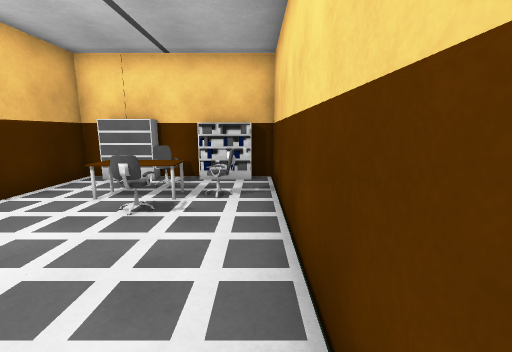
[1] (above)

14 first-person views from a walk through a 3-D level made in the Unity game engine. The camera is 1.5 m above the floor, tilts 10° down and sees 90° across. The floor is counted in squares, 1 m on a side. Each view is taken from the middle of a square. On the plan, view 1 faces up. The plan holds only what a view shows up to about 13 squares ahead; the rest is blank. The player is left out.

[2]
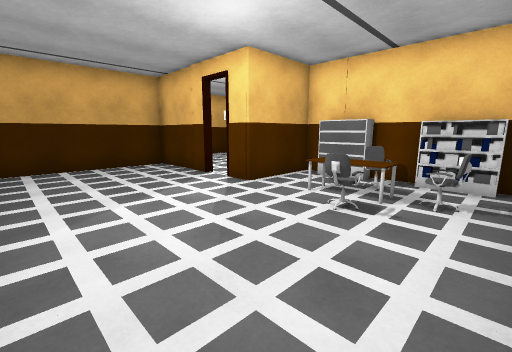

[3]
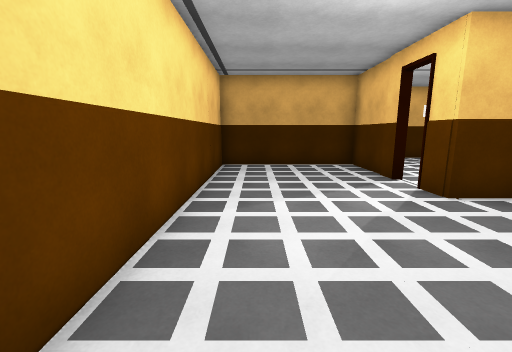

[4]
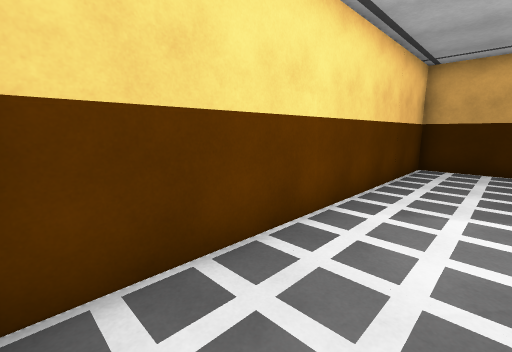

[5]
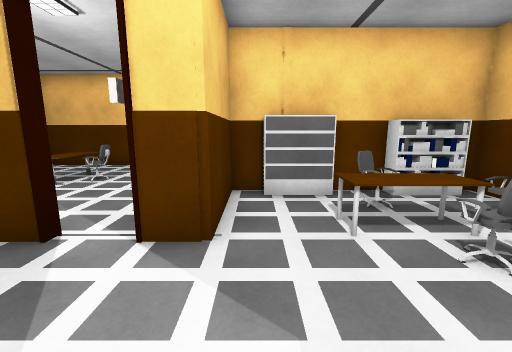

[6]
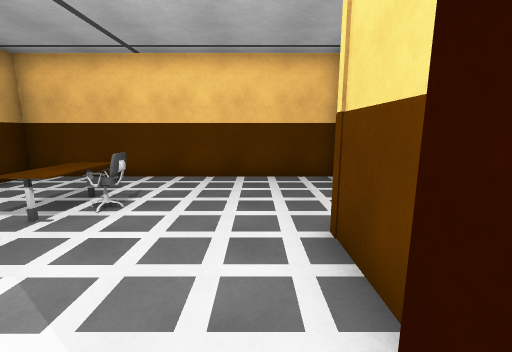

[7]
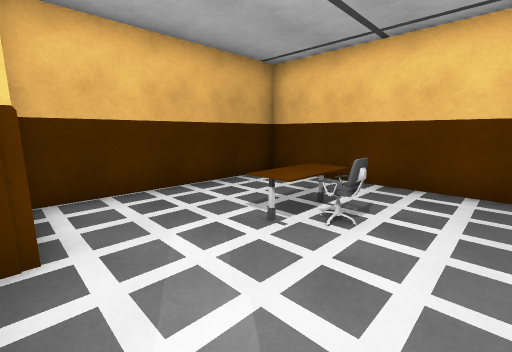

[8]
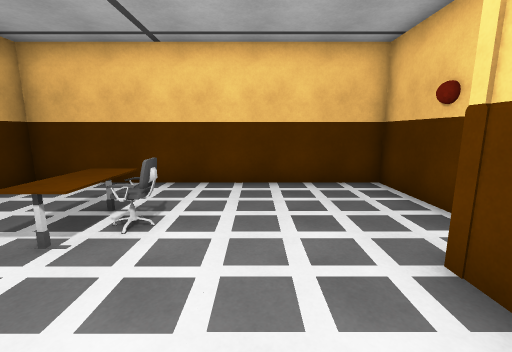

[9]
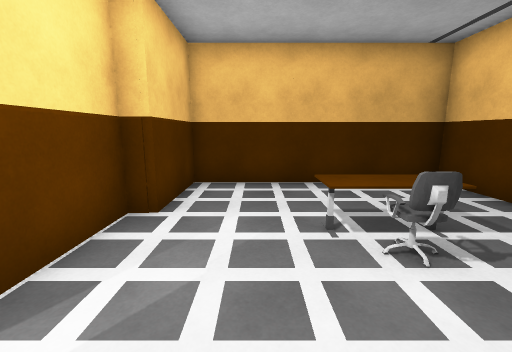

[10]
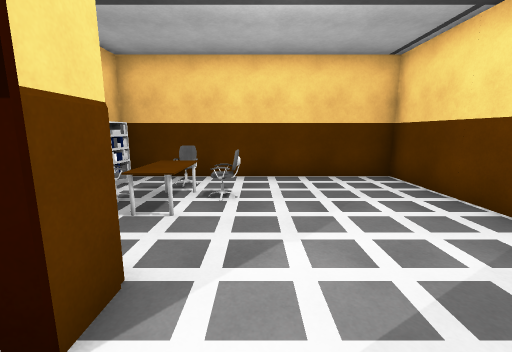

[11]
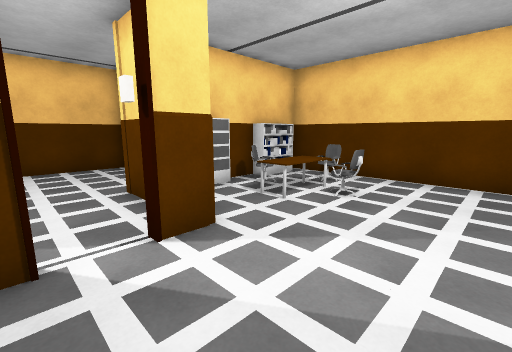

[12]
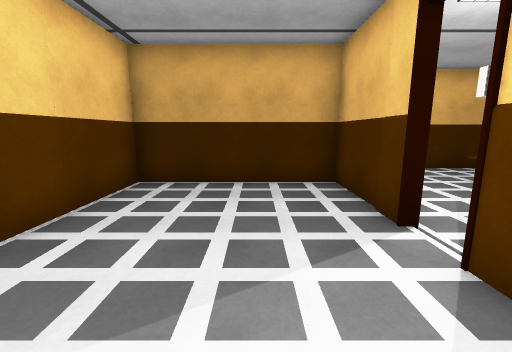

[13]
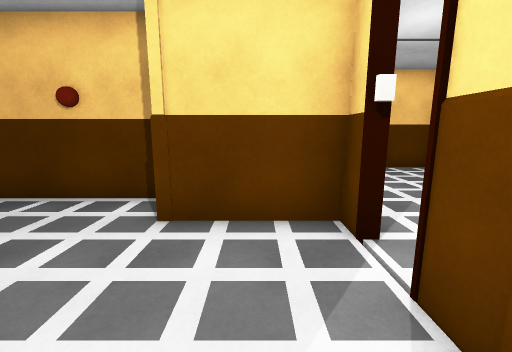

[14]
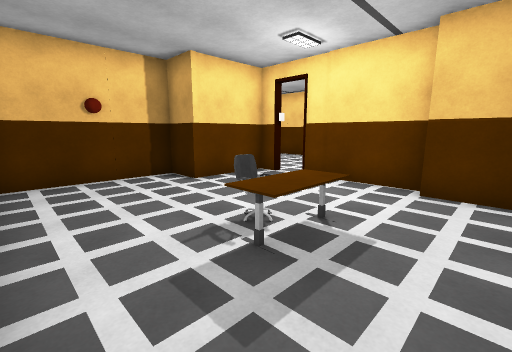

### Floor plan
Points are (right, up) in squares from view 1. A wall is a line through its corners. A room is listed if a view was taken in it or the views show most of it. See-through windows are left out.
Room 1 (views 1, 2, 3, 4, 5, 6, 10, 11, 12)
walls: (-6.8, 5.6) (-5.9, 5.6) (-5.9, 6.6); (-7.7, 5.3) (-11.6, 5.3); (-4.7, 8.4) (-5.6, 8.4) (-5.6, 5.3) (-6.7, 5.3); (-11.6, 6.2) (-11.6, -0.5) (0.6, -0.5) (0.6, 8.4) (-3.2, 8.4)
ways out: opening at (-7, 6) to room 2
objects: shelf (-5, 8) to (-3, 8); other object (-4, 6) to (-2, 6); chair (-3, 7) to (-2, 7); chair (-2, 4) to (-2, 5); shelf (-2, 8) to (0, 8); chair (-1, 6)
Room 2 (views 7, 8, 9, 13, 14)
walls: (-11.6, 5.6) (-7.9, 5.6); (-5.9, 6.6) (-5.9, 8.7) (-4.4, 8.7) (-4.4, 13.4) (-14.5, 13.4) (-14.5, 6.2) (-11.6, 6.2)
ways out: opening at (-7, 6) to room 1
objects: other object (-11, 9) to (-10, 11); chair (-10, 10)

Positions as (right, up) in squares from view 1, and headings:
1: (0, 0), facing up
2: (0, 0), facing up-left
3: (0, 1), facing left
4: (0, 2), facing down-left
5: (-5, 2), facing up
6: (-7, 5), facing up
7: (-8, 6), facing up-left
8: (-8, 6), facing up
9: (-7, 8), facing left
10: (-8, 4), facing right
11: (-8, 2), facing up-right
12: (-4, 3), facing left
13: (-10, 7), facing right
14: (-13, 13), facing down-right
